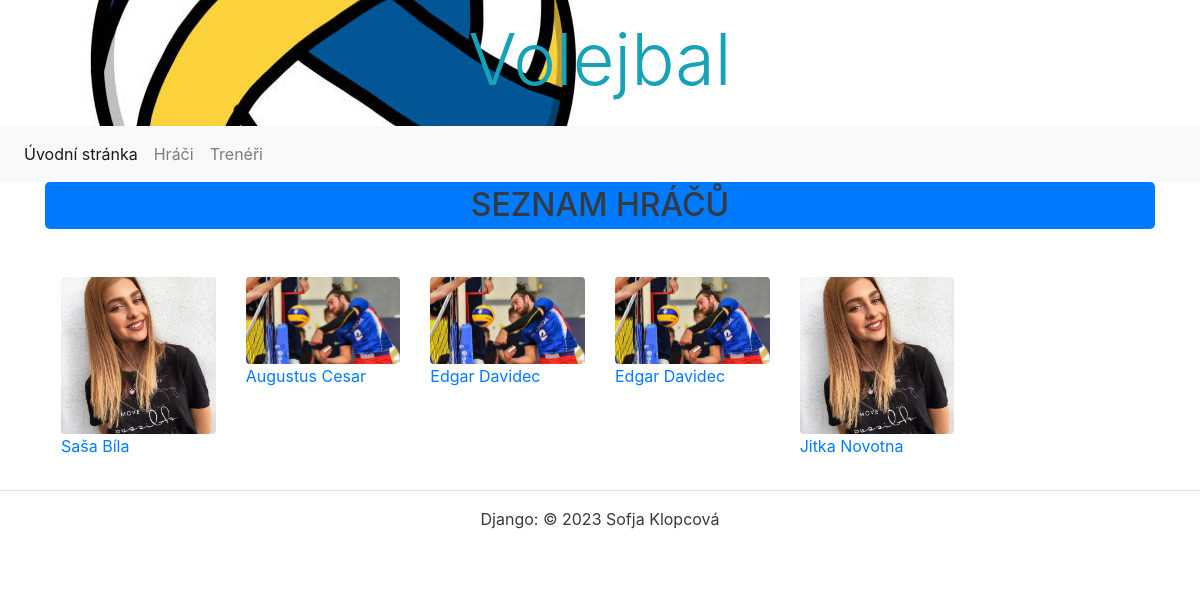
The app's page /myapp/hraci/ with its own data.
### myapp/models.py (models this page shows, shortened)
class Hrac(models.Model):
    jmeno = models.CharField(max_length=80, verbose_name='Jméno hrace', help_text='Zadejte jméno hrace',
                             error_messages={'blank': 'Jméno hrace musí být vyplněno'})
    prijmeni = models.CharField(max_length=50, verbose_name='Příjmení hrace', help_text='Zadejte příjmení autora',
                                error_messages={'blank': 'Příjmení hrace musí být vyplněno'})
    narozeni = models.DateField(blank=True, null=True, verbose_name='Datum narození')
    fotografie = models.ImageField(upload_to='hraci', verbose_name='Fotografie')
    class Meta:
        ordering = ['prijmeni', 'jmeno']
        verbose_name = 'Hrac'
        verbose_name_plural = 'Hraci'

### myapp/views.py (the view)
# urls.py: path('hraci/', views.HraciListView.as_view(), name='hraci_list'),
class HraciListView(ListView):
  model = Hrac
  context_object_name = 'hraci'
  template_name = 'hrac/hraci_list.html'

### myapp/templates/hrac/hraci_list.html (shortened to what this page needs)
{% extends 'base.html' %}
{% block content %}
    <h2 class="bg-primary text-dark text-center jumbotron text-uppercase p-1">seznam hráčů</h2>
    <div class="row p-3">
    {% for hrac in hraci %}
        <div class="col-lg-2 col-md-3 ">
            <img src="{{ hrac.fotografie.url }}"
                 class="img-fluid rounded"
                 alt=" {{ hrac.jmeno }} {{ hrac.prijmeni }}">
            <p ><a href="{% url 'hrac_detail' hrac.id %}">{{ hrac.jmeno }} {{ hrac.prijmeni }}</a></p>
        </div>
    {% endfor %}
    </div>
{% endblock %}

### records on screen
Hrac: fotografie (picture), jmeno "Saša", prijmeni "Bíla"
Hrac: fotografie (picture), jmeno "Augustus", prijmeni "Cesar"
Hrac: fotografie (picture), jmeno "Edgar", prijmeni "Davidec"
Hrac: fotografie (picture), jmeno "Edgar", prijmeni "Davidec"
Hrac: fotografie (picture), jmeno "Jitka", prijmeni "Novotna"
